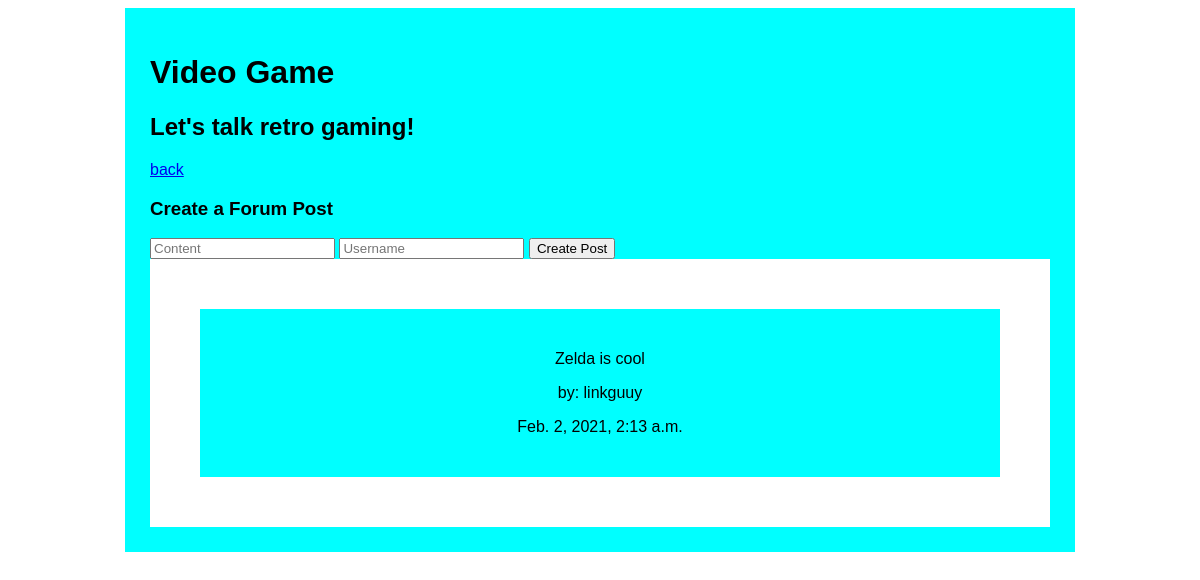
Page /forum/4 on the committed database.
### forum_app/models.py (models this page shows)
class Forum(models.Model):
    name=models.CharField(max_length=255)
    description=models.CharField(max_length=255)
    created_at = models.DateTimeField(auto_now_add=True)
    updated_at = models.DateTimeField(auto_now=True)

class Forum_Post(models.Model):
    content=models.CharField(max_length=255)
    username=models.CharField(max_length=255)
    forum=models.ForeignKey(Forum, related_name='all_forum_posts', on_delete=models.CASCADE)
    created_at = models.DateTimeField(auto_now_add=True)
    updated_at = models.DateTimeField(auto_now=True)

### forum_app/views.py (the view)
# urls.py: path('forum/<int:forum_id>', views.get_one_forum),
def get_one_forum(request, forum_id):
    context={
        'forum': Forum.objects.get(id=forum_id)
    }
    return render(request, "one_forum.html", context)

### forum_app/templates/one_forum.html (shortened to what this page needs)
<!DOCTYPE html>
<html lang="en">
<head>
    {% load static %}
    <link rel="stylesheet" href="{% static 'style.css' %}">
</head>
<body>
    <div id="wrapper">
        <h1>{{forum.name}}</h1>
        <h2>{{forum.description}}</h2>
        <a href="/">back</a>
        <div id="create_post">
            <h3>Create a Forum Post</h3>
            <form action="/create_forum_post" method='POST'>
                <input type="text" name='post_content' placeholder="Content">
                <input type="text" name='username' placeholder='Username'>
                <input type="submit" value="Create Post">
            </form>
        </div>
        <div id="posts">
            {% for forum_post in forum.all_forum_posts.all %}
            <div class="post">
                <p>{{forum_post.content}}</p>
                <p>by: {{forum_post.username}}</p>
                <p>{{forum_post.created_at}}</p>
            </div>
            {% endfor %}
        </div>
    </div>
</body>
</html>

### forum_app/static/style.css (style rules this page uses)
#wrapper { width: 900px; background-color: aqua; margin: 0px auto; padding: 25px; font-family: sans-serif; }
#posts { background-color: white; padding: 25px; }
.post { background-color: aqua; padding: 25px; text-align: center; margin: 25px; }

### rows in the picture
Forum: name "Video Game", description "Let's talk retro gaming!"
Forum_Post: content "Zelda is cool", username "linkguuy", created_at "Feb. 2, 2021, 2:13 a.m."
